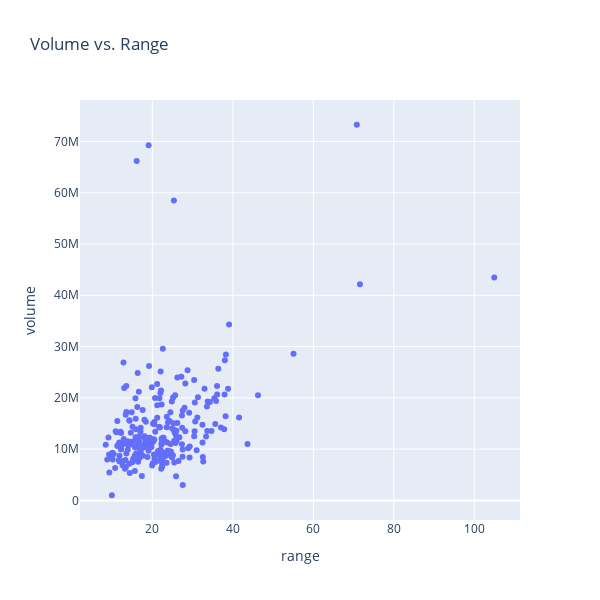

Notebook source saved alongside this figure:
### Code cell
# scatter plot  between volume and range
px.scatter(data,x='range',y='volume',height=600,width=600,title='Volume vs. Range')

### Figure 1 — Plotly figure (JSON) as saved in the notebook; plotly's stock layout.template omitted (floating-point values rounded to 4 significant figures; data arrays with more than 128 entries replaced by an {"elided": "..."} marker saying what was removed)
{"data": [{"hovertemplate": "range=%{x}<br>volume=%{y}<extra></extra>", "legendgroup": "", "marker": {"color": "#636efa", "symbol": "circle"}, "mode": "markers", "name": "", "orientation": "v", "showlegend": false, "type": "scatter", "x": {"elided": "249 float values"}, "xaxis": "x", "y": {"elided": "249 int values"}, "yaxis": "y"}], "layout": {"height": 600, "legend": {"tracegroupgap": 0}, "title": {"text": "Volume vs. Range"}, "width": 600, "xaxis": {"anchor": "y", "domain": [0, 1], "title": {"text": "range"}}, "yaxis": {"anchor": "x", "domain": [0, 1], "title": {"text": "volume"}}}}
